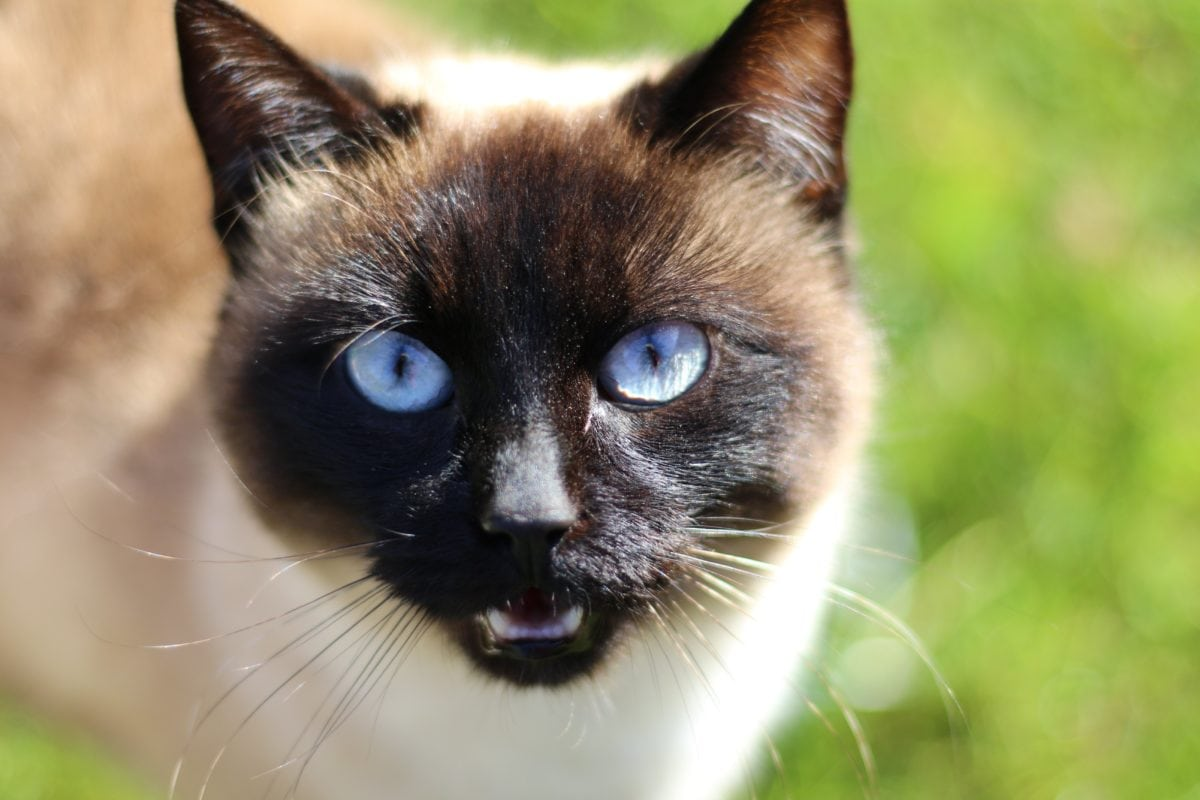
#> input picture Belma_Nurkic_zadaca2/zadatak2.jpg, 1200 x 800 px, found by its file name
$ python zadatak2.py   (older library calls are emulated)
#> lines starting #> are read from the running program, lines starting #| are printed output that depends on the picture; after the words box and inside, x2 and y2 are one past the last pixel; in counts of white or black regions, pixels touching at a corner belong together
import numpy as np
import matplotlib.pyplot as plt
import cv2

img = cv2.imread(r"C:\Users\Korisnik\OneDrive\Desktop\Belma_Nurkic_zadaca2\zadatak2.jpg")
#> img is the input picture: shape (800, 1200, 3); mean B, G, R 100.5, 143.4, 145.7
cv2.imshow('Original', img)
gray = cv2.cvtColor(img, cv2.COLOR_BGR2GRAY)

# Sobel
sobelx = cv2.Sobel(gray, cv2.CV_64F, 1, 0)
sobely = cv2.Sobel(gray, cv2.CV_64F, 0, 1)
combined_sobel = cv2.bitwise_or(sobelx, sobely)
cv2.imshow('Sobelx', sobelx)
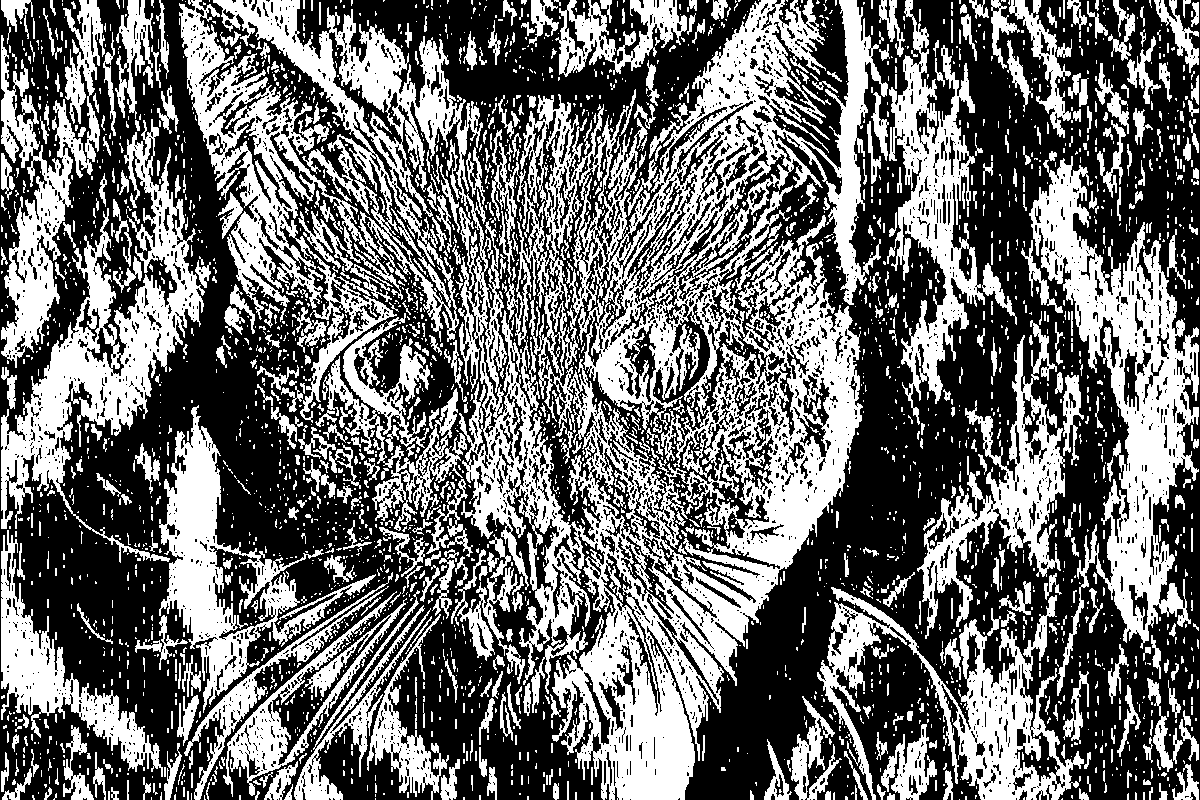
#> window 'Sobelx': shape (800, 1200); 42.8% white; 3216 white regions (2552 under 20 px), largest, box (x1, y1, x2, y2) and area: (213, 0, 888, 800) 147751, (1029, 156, 1199, 696) 27983, (1, 119, 205, 563) 22009
cv2.imshow('Sobely', sobely)
cv2.imshow('Combined Sobel', combined_sobel)
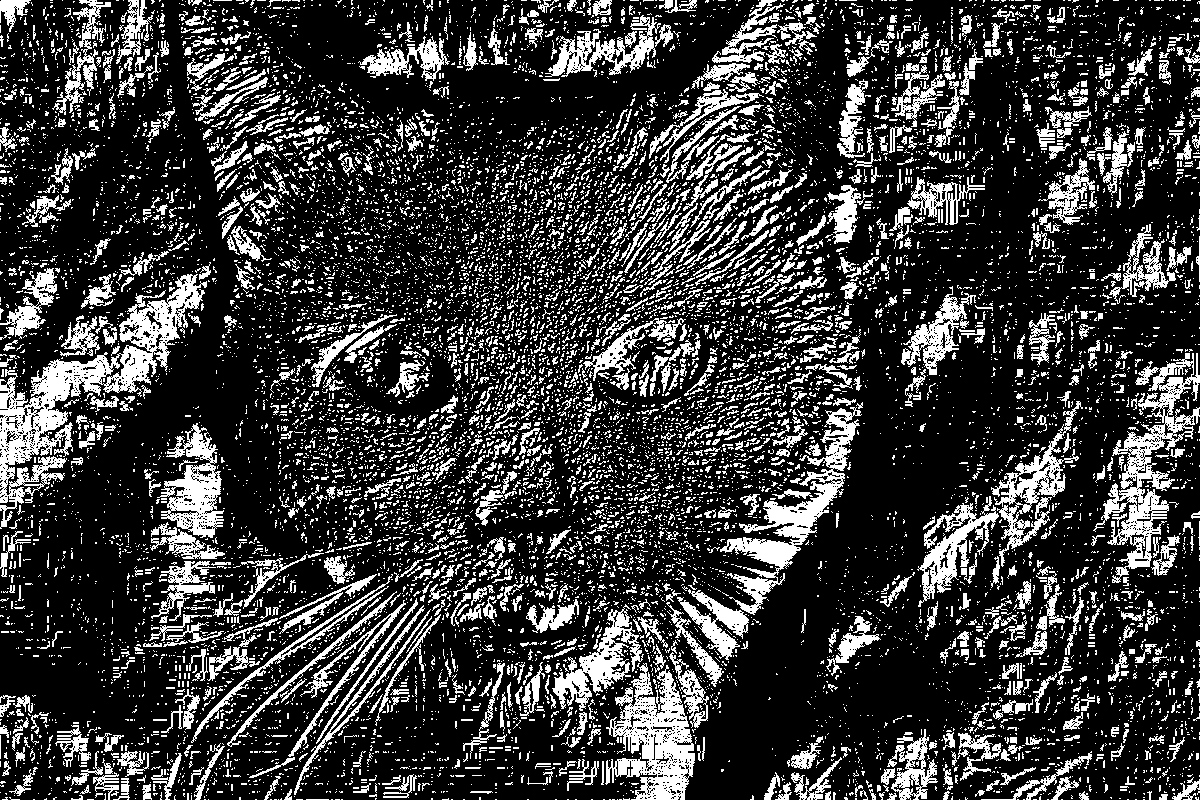
#> window 'Combined Sobel': shape (800, 1200); 22.9% white; 12867 white regions (11497 under 20 px), largest, box (x1, y1, x2, y2) and area: (0, 274, 207, 529) 10987, (605, 663, 695, 800) 6283, (1093, 353, 1200, 583) 6243
cv2.waitKey(0)

#Canny
canny = cv2.Canny(gray, 150, 175)
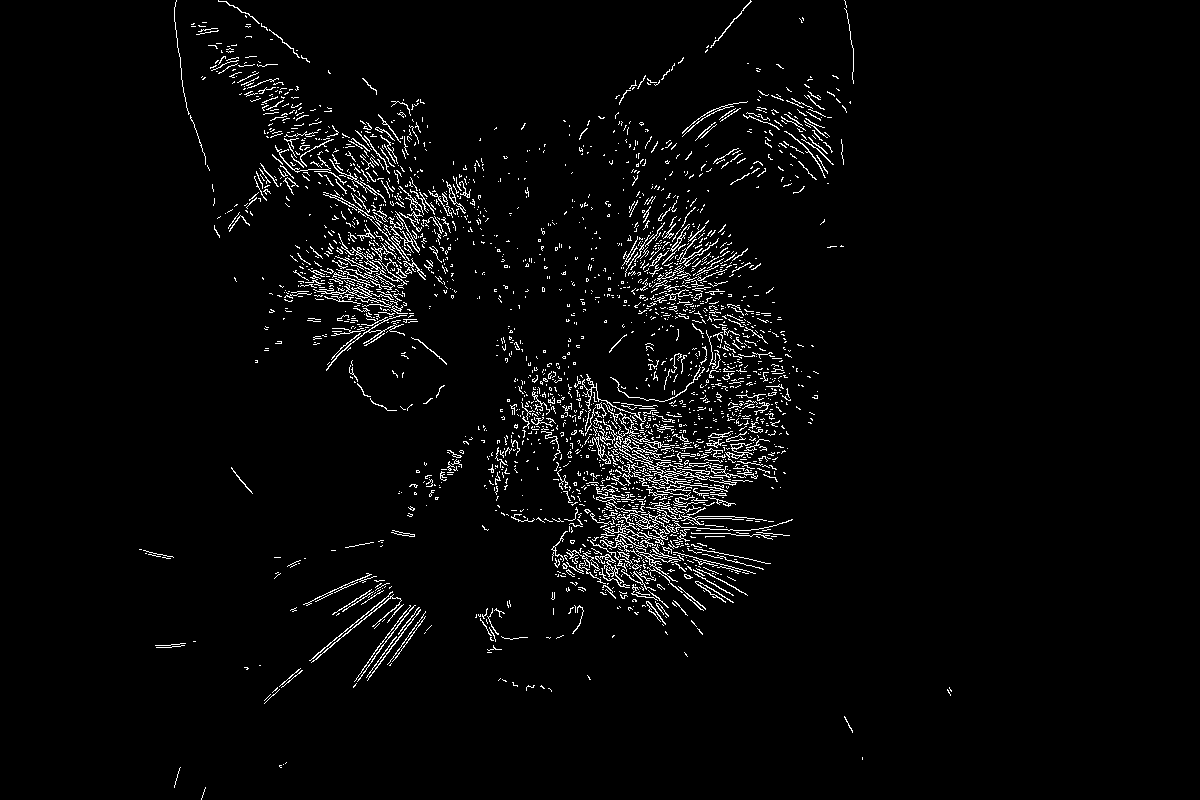
#> canny: shape (800, 1200); 3.2% white in thin lines or dots, all inside (x1, y1, x2, y2) = (139, 0, 952, 800)
cv2.imshow('Canny', canny)
cv2.waitKey(0)

# Labplacian filter
lap = cv2.Laplacian(gray, cv2.CV_64F)
cv2.imshow('Laplacian', lap)
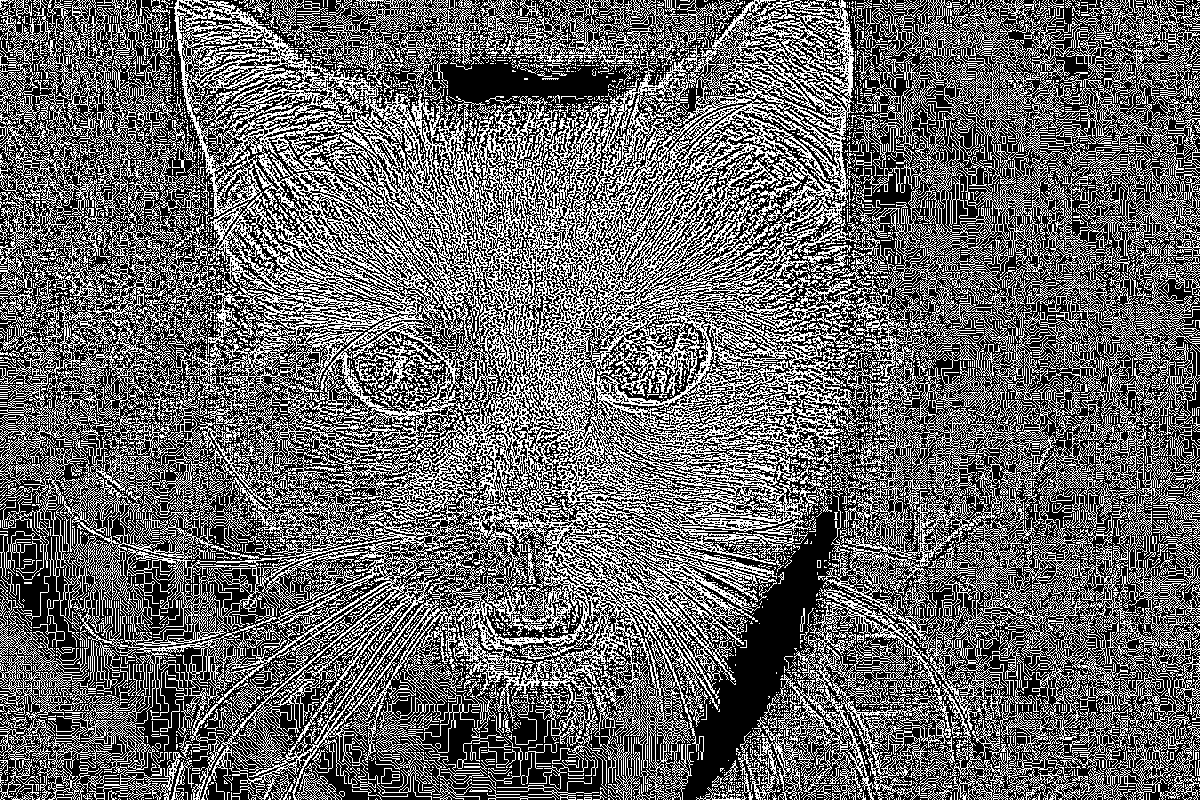
#> window 'Laplacian': shape (800, 1200); 40.2% white in thin lines or dots
cv2.waitKey(0)

$ run again, with Belma_Nurkic_zadaca2/raketa1.jpg copied over Belma_Nurkic_zadaca2/zadatak2.jpg
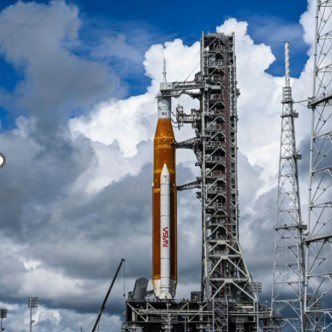
#> input picture Belma_Nurkic_zadaca2/raketa1.jpg, 332 x 332 px, found by its file name
#> img is the input picture: shape (332, 332, 3); mean B, G, R 156, 136.8, 121.1
#> `cv2.imshow('Sobelx', sobelx)`:
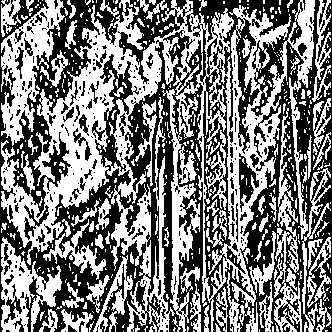
#> window 'Sobelx': shape (332, 332); 49.6% white; 476 white regions (384 under 20 px), largest, box (x1, y1, x2, y2) and area: (1, 0, 315, 332) 31545, (1, 0, 65, 146) 3591, (1, 237, 62, 332) 2441
#> canny: shape (332, 332); 11.1% white in thin lines or dots
#> `cv2.imshow('Laplacian', lap)`:
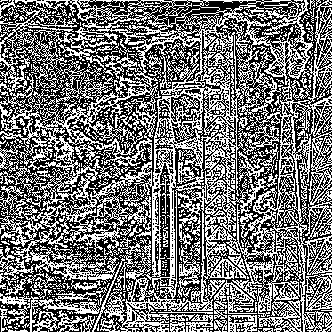
#> window 'Laplacian': shape (332, 332); 45.7% white in thin lines or dots
